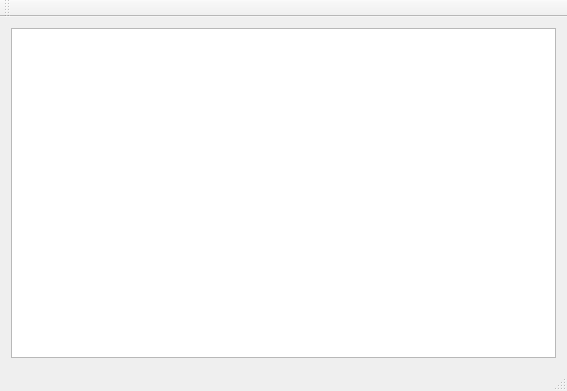
<?xml version="1.0" encoding="UTF-8"?>
<ui version="4.0">
 <class>MainWindow</class>
 <widget class="QMainWindow" name="MainWindow">
  <property name="geometry">
   <rect>
    <x>0</x>
    <y>0</y>
    <width>567</width>
    <height>391</height>
   </rect>
  </property>
  <property name="windowTitle">
   <string>MainWindow</string>
  </property>
  <widget class="QWidget" name="centralWidget">
   <layout class="QGridLayout" name="gridLayout">
    <item row="0" column="0">
     <widget class="QTextEdit" name="textEdit"/>
    </item>
   </layout>
  </widget>
  <widget class="QMenuBar" name="menuBar">
   <property name="geometry">
    <rect>
     <x>0</x>
     <y>0</y>
     <width>567</width>
     <height>21</height>
    </rect>
   </property>
  </widget>
  <widget class="QToolBar" name="mainToolBar">
   <attribute name="toolBarArea">
    <enum>TopToolBarArea</enum>
   </attribute>
   <attribute name="toolBarBreak">
    <bool>false</bool>
   </attribute>
  </widget>
  <widget class="QStatusBar" name="statusBar"/>
 </widget>
 <layoutdefault spacing="6" margin="11"/>
 <resources/>
 <connections/>
</ui>
